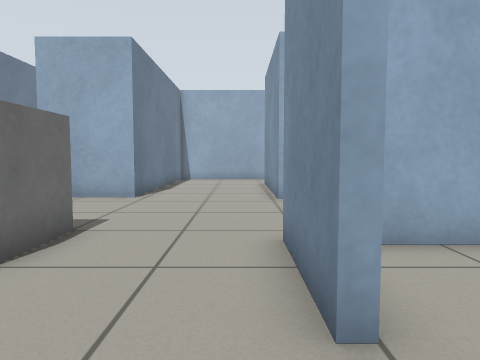
view 1 (above)

16 first-person views from a walk through a world built for the Gazebo simulator. The camera is 0.66 m above the floor, tilts 4° down and sees 70° across. The floor is counted in squares, 0.5 m on a side. Each view is taken from the middle of a square. On the plan, view 1 faces up. The plan holds only what a view shows up to about 15 squares ahead; the rest is blank.

view 2
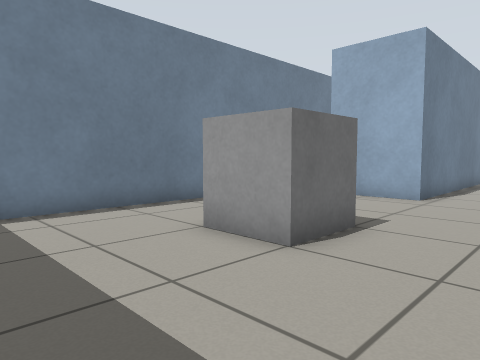

view 3
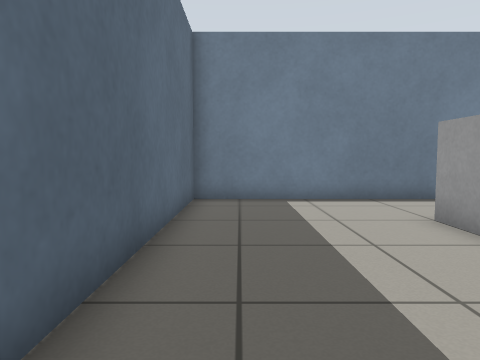

view 4
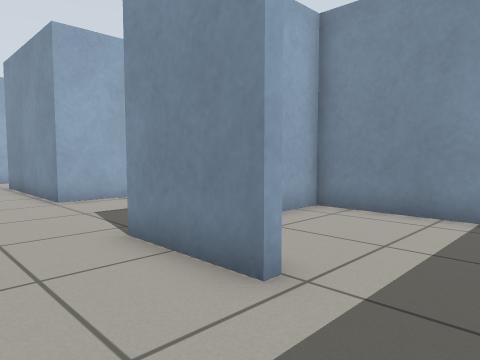

view 5
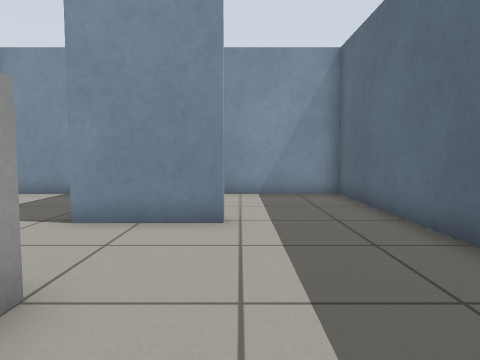

view 6
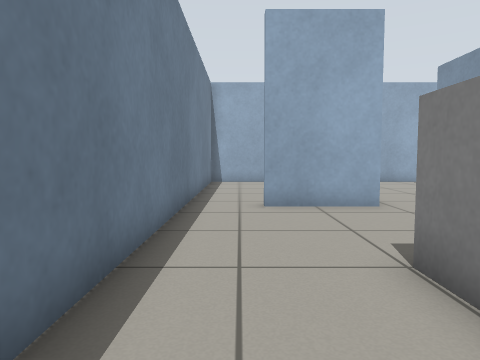

view 7
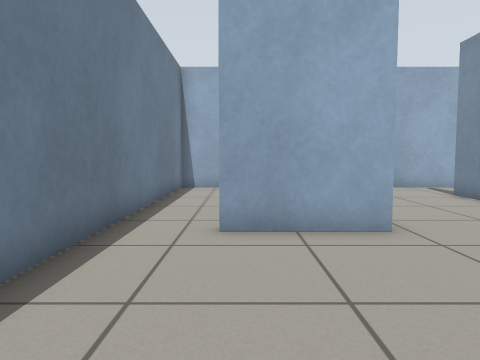

view 8
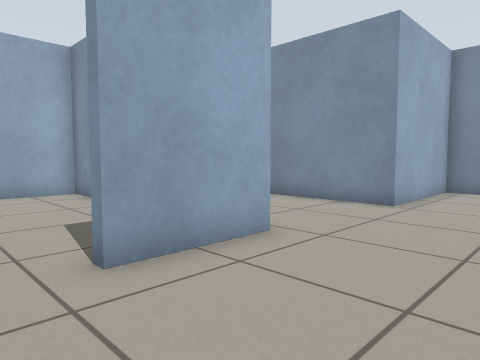

view 9
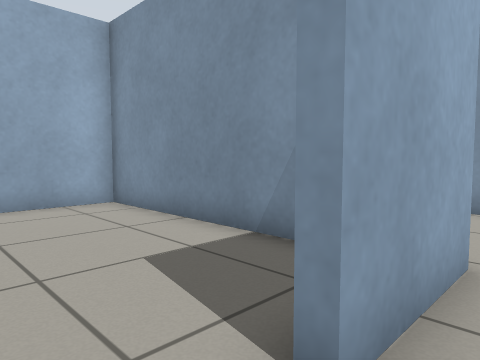

view 10
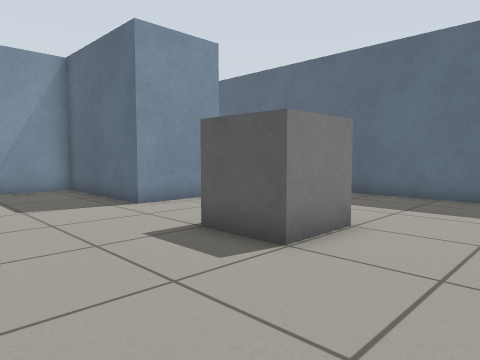

view 11
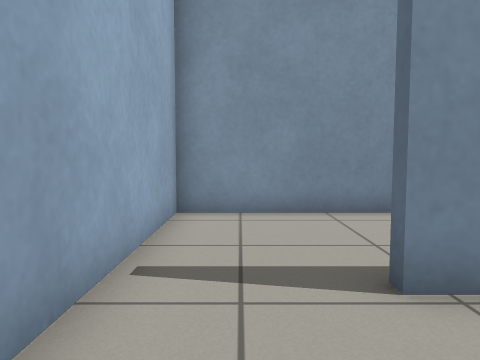

view 12
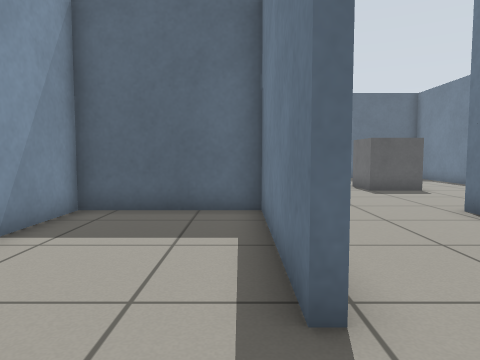

view 13
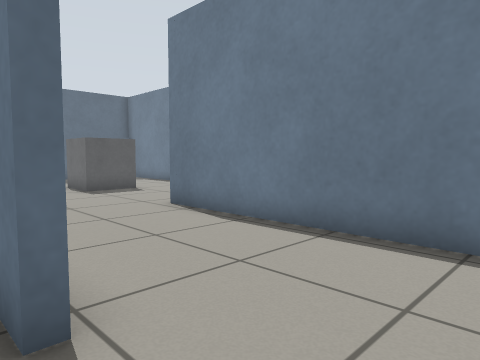

view 14
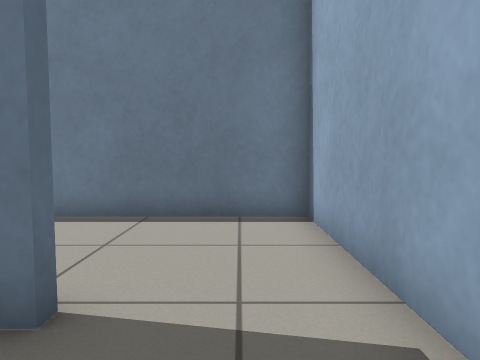

view 15
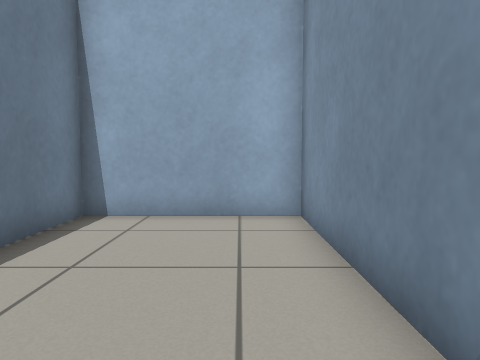

view 16
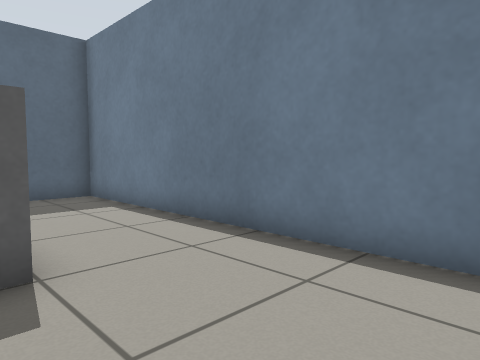

### Floor plan
Ten units are one square. View 1 is at (0, 0); x grows to the right and y downward. Boxes are objects, and circles mark ways between rooms. Rooms are numbered by the first view taken in them; rooms with no view inside come last. Other rooms are left out.
<svg viewBox="-90 -200 154 219">
<path fill="none" stroke="#000" d="M7 -23 7 -53 59 -53 59 -104 12 -104 12 -165M-85 -115 -85 14 4 14M5 -195 -34 -195 -34 -109 -64 -109M4 14 59 14 59 -50 20 -50M15 -165 15 -108 59 -108 59 -195 5 -195M-37 -131 -37 -195 -85 -195 -85 -115"/>
<rect x="-55" y="-65" width="30" height="30" fill="#bbb"><title>grey box</title></rect>
<circle cx="10" cy="-5" r="3" fill="#2a7"/>
<circle cx="10" cy="-180" r="3" fill="#2a7"/>
<circle cx="-75" cy="-110" r="3" fill="#2a7"/>
<text x="-20" y="-70">1</text>
<text x="30" y="-10">2</text>
<text x="30" y="-160">3</text>
<text x="-60" y="-160">4</text>
</svg>
Room 1 opens to room 2. Room 1 opens to room 3. Room 1 opens to room 4.

Where each view was taken, in squares from view 1:
view 1: 0 up, 0 right, facing up
view 2: 0 up, 0 right, facing up-left
view 3: 0 up, 2 right, facing left
view 4: 0 up, 2 left, facing up-right
view 5: 2 up, 6 left, facing right
view 6: 2 up, 7 left, facing up
view 7: 5 up, 6 left, facing up
view 8: 7 up, 8 left, facing up-right
view 9: 10 up, 8 left, facing up-right
view 10: 10 up, 8 left, facing down-right
view 11: 18 up, 2 left, facing right
view 12: 19 up, 2 right, facing down
view 13: 19 up, 2 right, facing down-left
view 14: 18 up, 4 right, facing left
view 15: 12 up, 5 left, facing up
view 16: 10 up, 4 left, facing down-left
